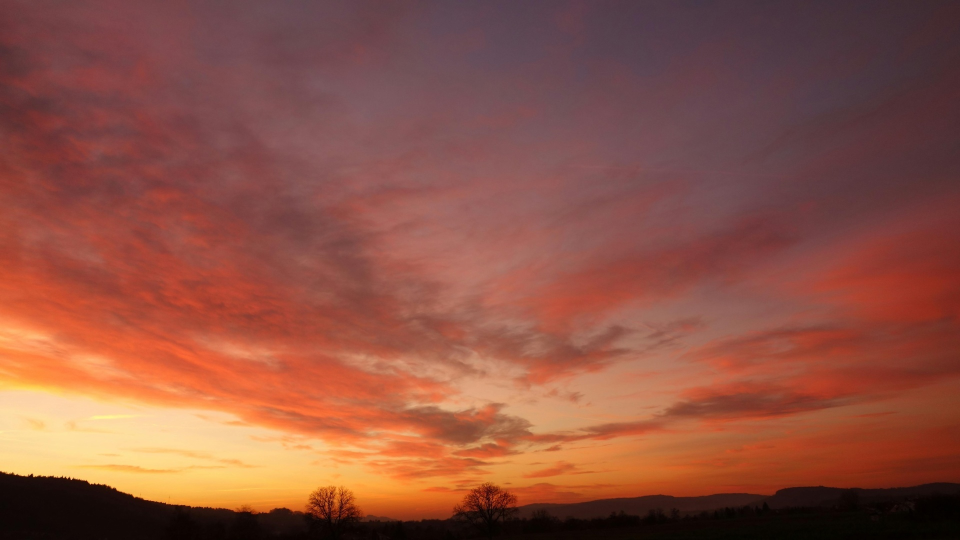
#> input picture Darren Koh Yongheng - TP075545 ISE/Assets/Picture1/Background_sky.png, 1920 x 1080 px, found by its file name (shown at 1/2 size)
$ python pic1_main.py
#> lines starting #> are read from the running program, lines starting #| are printed output that depends on the picture
import matplotlib.pyplot as plt
import numpy as np
import os
from skimage import io, img_as_float

# Set window dimensions to 1080p (optional)
dpi = 100
width_inches = 1920 / dpi
height_inches = 1080 / dpi

# Get where image components are stored
components_dir = 'Darren Koh Yongheng - TP075545 ISE\Assets\Picture1'
png_files = [f for f in os.listdir(components_dir) if f.endswith('.png')]

# Here you can manually choose what files to load
# Array order dictates layer order
manual_order = ["Background_sky.png",
                "Foreground.png",
                "Traveller.png",
                "Shinning_Effect_Yellow_Orange.png",
                "Dust.png"]

# Ensure only files that exist in the directory are in the order
ordered_files = [file for file in manual_order if file in png_files]

# Load images in array based on manual order
images = []
for file in ordered_files:
    image_path = os.path.join(components_dir, file)
    image = img_as_float(io.imread(image_path))
    images.append(image)

# Plot images in specified order
plt.figure(1, figsize=(width_inches, height_inches), dpi=dpi)
plt.axis('off')

for image in images:
    plt.imshow(image)

# Save the combined image
output_path = 'Output\\Scene1.png'
os.makedirs(os.path.dirname(output_path), exist_ok=True)
plt.savefig(output_path, bbox_inches='tight', pad_inches=0)
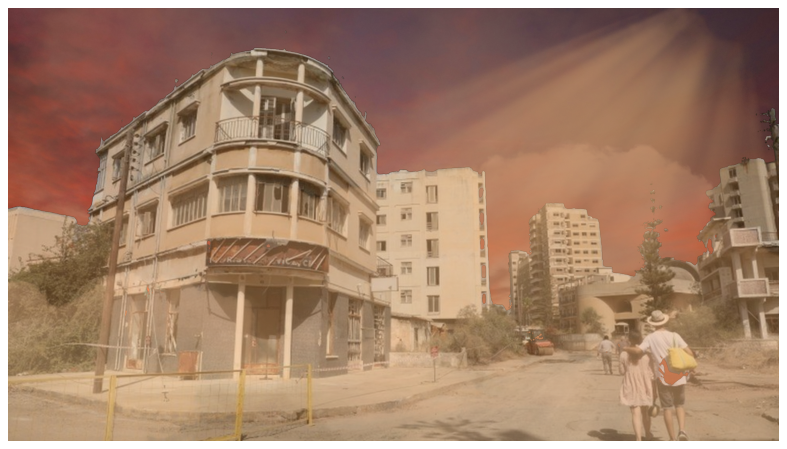
#> figure drawn by matplotlib, 1 panel

plt.show()
